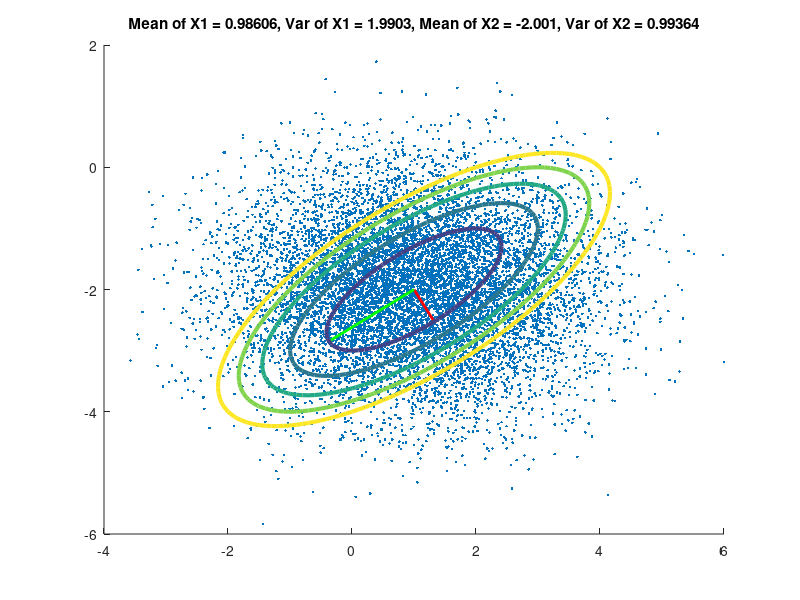

The MATLAB source for this figure:
clear all
close all

N = 10e3;
bines = ceil(sqrt(N));

CX = [2 1; 1 1];
muX = [1; -2];

[P, LAMBDA] = eig(CX);

Z1 = normrnd(1, sqrt(2), 1, N);
Z2 = normrnd(-2, 1, 1, N);

Z = [Z1; Z2];

[XX, YY] = meshgrid(-4:0.1:6, -6:0.1:2);

CurvaDeNivel = XX.^2 - 2*XX.*YY - 6*XX + 2*YY.^2 + 10*YY + 13;

figure();
scatter(Z1, Z2, '.');
hold on;

% Plot the eigenvectors
v1 = P(:,1) * sqrt(LAMBDA(1,1));
v2 = P(:,2) * sqrt(LAMBDA(2,2));
plot([muX(1), v1(1) + muX(1)], [muX(2), v1(2) + muX(2)], 'r', 'LineWidth', 2);
plot([muX(1), v2(1) + muX(1)], [muX(2), v2(2) + muX(2)], 'g', 'LineWidth', 2);
title(['Mean of X1 = ' num2str(mean(Z1)) ', Var of X1 = ' num2str(var(Z1)) ', Mean of X2 = ' num2str(mean(Z2)) ', Var of X2 = ' num2str(var(Z2))], 'HorizontalAlignment', 'center');
contour(XX, YY, CurvaDeNivel, [1,2,3,4,5], 'LineWidth', 3);






